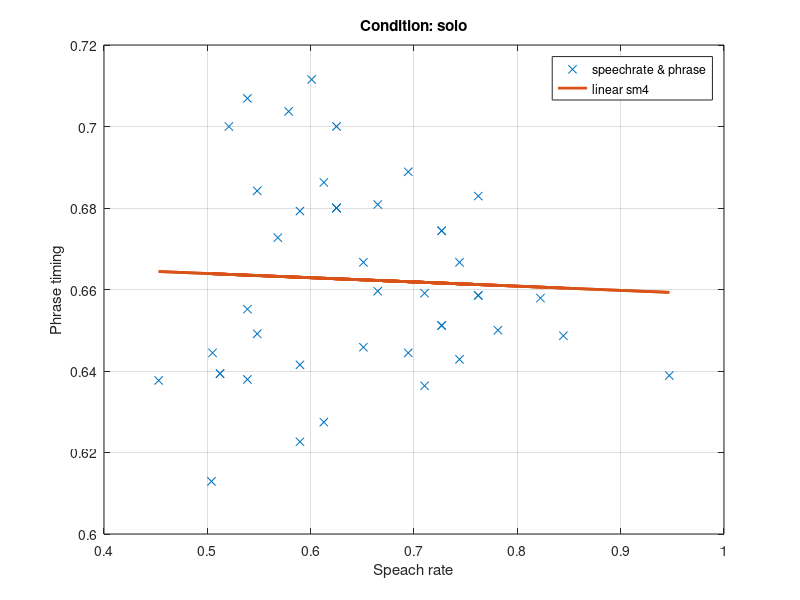
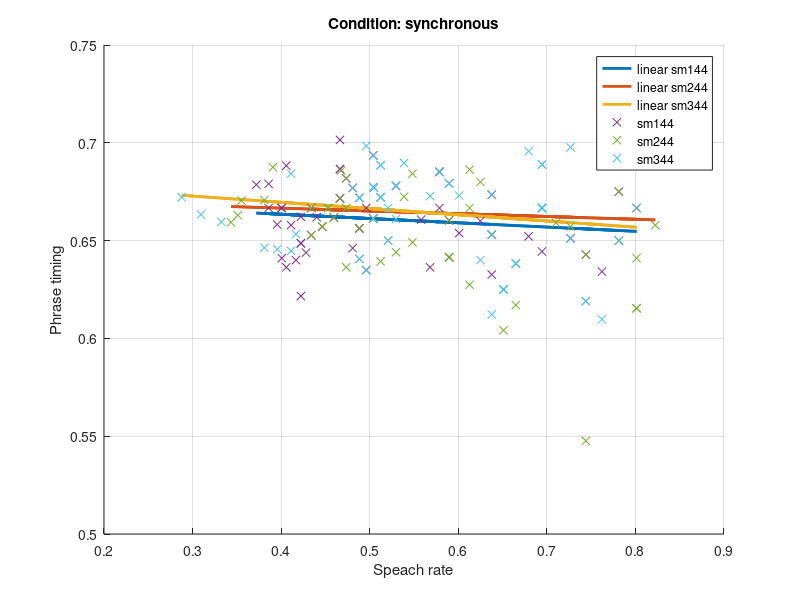

These charts were generated, in order, by the following MATLAB code:
clc; clear; close all;
sm4Solo=importdata('sm4.txt');

figure(1);
%sm4: points of original data (speechrate & speech timing)
plot(sm4Solo(:,1),sm4Solo(:,2),'x');
hold on
%sm4: the liner regresion result cpatured by "cftool"
PhraseSolo=-0.01035*sm4Solo(:,1)+0.6691 ;
plot(sm4Solo(:,1),PhraseSolo,'-','Linewidth',2);
grid on
title('Condition: solo');
legend('speechrate & phrase','linear sm4');
xlabel('Speach rate');
ylabel('Phrase timing');

sm144=importdata('sm144.txt');
sm244=importdata('sm244.txt');
sm344=importdata('sm344.txt');

figure(2);
hold on
%sm144: the liner regresion result cpatured by "cftool"
Phrase144=-0.02182*sm144(:,1)+ 0.6722 ;
plot(sm144(:,1),Phrase144,'-','Linewidth',2);

hold on
%sm244: the liner regresion result cpatured by "cftool"
Phrase244=-0.01424*sm244(:,1)+ 0.6723 ;
hold on
plot(sm244(:,1),Phrase244,'-','Linewidth',2);

hold on
%sm344: the liner regresion result cpatured by "cftool"
Phrase344=-0.03179*sm344(:,1)+0.6823  ;
plot(sm344(:,1),Phrase344,'-','Linewidth',2);

%sm144: points of original data (speechrate & speech timing)
plot(sm144(:,1),sm144(:,2),'x');
%sm244: points of original data (speechrate & speech timing)
plot(sm244(:,1),sm244(:,2),'x');
%sm344: points of original data (speechrate & speech timing)
plot(sm344(:,1),sm344(:,2),'x');

grid on
title('Condition: synchronous');
legend('linear sm144','linear sm244','linear sm344','sm144','sm244','sm344');
xlabel('Speach rate');
ylabel('Phrase timing');


